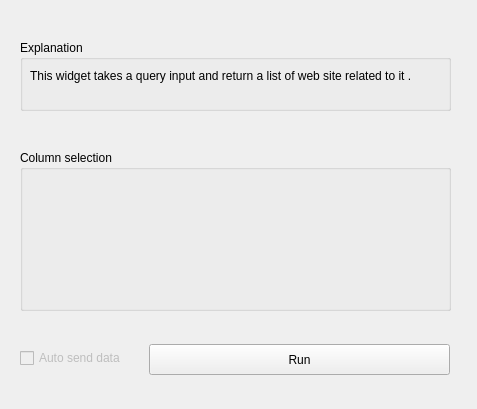
<?xml version="1.0" encoding="UTF-8"?>
<ui version="4.0">
 <class>Form</class>
 <widget class="QWidget" name="Form">
  <property name="geometry">
   <rect>
    <x>0</x>
    <y>0</y>
    <width>477</width>
    <height>409</height>
   </rect>
  </property>
  <property name="windowTitle">
   <string>Form</string>
  </property>
  <widget class="QGroupBox" name="groupBox">
   <property name="geometry">
    <rect>
     <x>20</x>
     <y>40</y>
     <width>431</width>
     <height>71</height>
    </rect>
   </property>
   <property name="title">
    <string>Explanation</string>
   </property>
   <widget class="QLabel" name="Description">
    <property name="geometry">
     <rect>
      <x>10</x>
      <y>10</y>
      <width>411</width>
      <height>51</height>
     </rect>
    </property>
    <property name="text">
     <string>This widget takes a query input and return a list of web site related to it .</string>
    </property>
    <property name="textFormat">
     <enum>Qt::AutoText</enum>
    </property>
    <property name="alignment">
     <set>Qt::AlignLeading|Qt::AlignLeft|Qt::AlignVCenter</set>
    </property>
    <property name="wordWrap">
     <bool>true</bool>
    </property>
   </widget>
  </widget>
  <widget class="QPushButton" name="pushButton_send">
   <property name="enabled">
    <bool>true</bool>
   </property>
   <property name="geometry">
    <rect>
     <x>149</x>
     <y>344</y>
     <width>301</width>
     <height>31</height>
    </rect>
   </property>
   <property name="text">
    <string>Run</string>
   </property>
  </widget>
  <widget class="QCheckBox" name="checkBox_send">
   <property name="enabled">
    <bool>false</bool>
   </property>
   <property name="geometry">
    <rect>
     <x>20</x>
     <y>350</y>
     <width>131</width>
     <height>16</height>
    </rect>
   </property>
   <property name="text">
    <string>Auto send data</string>
   </property>
  </widget>
  <widget class="QGroupBox" name="groupBox_3">
   <property name="geometry">
    <rect>
     <x>20</x>
     <y>150</y>
     <width>431</width>
     <height>161</height>
    </rect>
   </property>
   <property name="title">
    <string>Column selection</string>
   </property>
   <widget class="QLabel" name="Description_4">
    <property name="geometry">
     <rect>
      <x>10</x>
      <y>30</y>
      <width>411</width>
      <height>61</height>
     </rect>
    </property>
    <property name="text">
     <string/>
    </property>
    <property name="textFormat">
     <enum>Qt::AutoText</enum>
    </property>
    <property name="alignment">
     <set>Qt::AlignLeading|Qt::AlignLeft|Qt::AlignVCenter</set>
    </property>
    <property name="wordWrap">
     <bool>true</bool>
    </property>
   </widget>
   <widget class="QWidget" name="placeholder" native="true">
    <property name="geometry">
     <rect>
      <x>0</x>
      <y>20</y>
      <width>431</width>
      <height>141</height>
     </rect>
    </property>
   </widget>
  </widget>
 </widget>
 <resources/>
 <connections/>
</ui>
